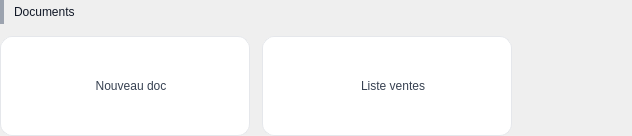
            <widget class="QFrame" name="sectionDocsFrame">
             <property name="styleSheet">
              <string notr="true">QFrame#sectionDocsFrame { background-color: transparent; border: none; }</string>
             </property>
             <layout class="QVBoxLayout" name="sectionDocsLayout">
              <property name="spacing">
               <number>12</number>
              </property>
              <property name="leftMargin">
               <number>0</number>
              </property>
              <property name="topMargin">
               <number>0</number>
              </property>
              <property name="rightMargin">
               <number>0</number>
              </property>
              <property name="bottomMargin">
               <number>0</number>
              </property>
              <item>
               <layout class="QHBoxLayout" name="docsTitleLayout">
                <property name="spacing">
                 <number>10</number>
                </property>
                <item>
                 <widget class="QFrame" name="accentDocs">
                  <property name="minimumSize">
                   <size>
                    <width>4</width>
                    <height>24</height>
                   </size>
                  </property>
                  <property name="maximumSize">
                   <size>
                    <width>4</width>
                    <height>24</height>
                   </size>
                  </property>
                  <property name="styleSheet">
                   <string notr="true">QFrame#accentDocs { background-color: #9ca3af; border-radius: 3px; }</string>
                  </property>
                 </widget>
                </item>
                <item>
                 <widget class="QLabel" name="secTitleDocs">
                  <property name="styleSheet">
                   <string notr="true">QLabel#secTitleDocs { color: #111827; font: 600 11pt &quot;Inter&quot;; background-color: transparent; }</string>
                  </property>
                  <property name="text">
                   <string>Documents</string>
                  </property>
                 </widget>
                </item>
                <item>
                 <spacer name="docsTitleSpacer">
                  <property name="orientation">
                   <enum>Qt::Horizontal</enum>
                  </property>
                  <property name="sizeType">
                   <enum>QSizePolicy::MinimumExpanding</enum>
                  </property>
                  <property name="sizeHint" stdset="0">
                   <size>
                    <width>40</width>
                    <height>20</height>
                   </size>
                  </property>
                 </spacer>
                </item>
               </layout>
              </item>
              <item>
               <layout class="QHBoxLayout" name="docsBtnsLayout">
                <property name="spacing">
                 <number>12</number>
                </property>
                <item>
                 <widget class="QToolButton" name="btn_nouveau_doc">
                  <property name="sizePolicy">
                   <sizepolicy hsizetype="Expanding" vsizetype="Expanding">
                    <horstretch>1</horstretch>
                    <verstretch>0</verstretch>
                   </sizepolicy>
                  </property>
                  <property name="minimumSize">
                   <size>
                    <width>250</width>
                    <height>100</height>
                   </size>
                  </property>
                  <property name="maximumSize">
                   <size>
                    <width>250</width>
                    <height>100</height>
                   </size>
                  </property>
                  <property name="cursor">
                   <cursorShape>PointingHandCursor</cursorShape>
                  </property>
                  <property name="styleSheet">
                   <string notr="true">QToolButton#btn_nouveau_doc { background-color: #ffffff; color: #374151; border: 1px solid #e5e7eb; border-radius: 12px; font: 550 13pt &quot;Inter&quot;; padding: 12px 8px; padding-left: 20px;}
QToolButton#btn_nouveau_doc:hover { border: 1px solid rgba(29,122,226,0.5); color: #1d7ae2; }</string>
                  </property>
                  <property name="text">
                   <string>Nouveau doc</string>
                  </property>
                  <property name="icon">
                   <iconset>
                    <normaloff>../../assets/dashboard/nouveau_doc.svg</normaloff>../../assets/dashboard/nouveau_doc.svg</iconset>
                  </property>
                  <property name="iconSize">
                   <size>
                    <width>40</width>
                    <height>40</height>
                   </size>
                  </property>
                  <property name="toolButtonStyle">
                   <enum>Qt::ToolButtonTextBesideIcon</enum>
                  </property>
                 </widget>
                </item>
                <item>
                 <widget class="QToolButton" name="btn_liste_ventes_doc">
                  <property name="sizePolicy">
                   <sizepolicy hsizetype="Expanding" vsizetype="Expanding">
                    <horstretch>1</horstretch>
                    <verstretch>0</verstretch>
                   </sizepolicy>
                  </property>
                  <property name="minimumSize">
                   <size>
                    <width>250</width>
                    <height>100</height>
                   </size>
                  </property>
                  <property name="maximumSize">
                   <size>
                    <width>250</width>
                    <height>100</height>
                   </size>
                  </property>
                  <property name="cursor">
                   <cursorShape>PointingHandCursor</cursorShape>
                  </property>
                  <property name="styleSheet">
                   <string notr="true">QToolButton#btn_liste_ventes_doc { background-color: #ffffff; color: #374151; border: 1px solid #e5e7eb; border-radius: 12px; font: 550 13pt &quot;Inter&quot;; padding: 12px 8px; padding-left: 20px;}
QToolButton#btn_liste_ventes_doc:hover { border: 1px solid rgba(29,122,226,0.5); color: #1d7ae2; }</string>
                  </property>
                  <property name="text">
                   <string>Liste ventes</string>
                  </property>
                  <property name="icon">
                   <iconset>
                    <normaloff>../../assets/dashboard/liste_ventes.svg</normaloff>../../assets/dashboard/liste_ventes.svg</iconset>
                  </property>
                  <property name="iconSize">
                   <size>
                    <width>40</width>
                    <height>40</height>
                   </size>
                  </property>
                  <property name="toolButtonStyle">
                   <enum>Qt::ToolButtonTextBesideIcon</enum>
                  </property>
                 </widget>
                </item>
                <item>
                 <spacer name="docsBtnsSpacer">
                  <property name="orientation">
                   <enum>Qt::Horizontal</enum>
                  </property>
                  <property name="sizeType">
                   <enum>QSizePolicy::MinimumExpanding</enum>
                  </property>
                  <property name="sizeHint" stdset="0">
                   <size>
                    <width>120</width>
                    <height>20</height>
                   </size>
                  </property>
                 </spacer>
                </item>
               </layout>
              </item>
             </layout>
            </widget>
